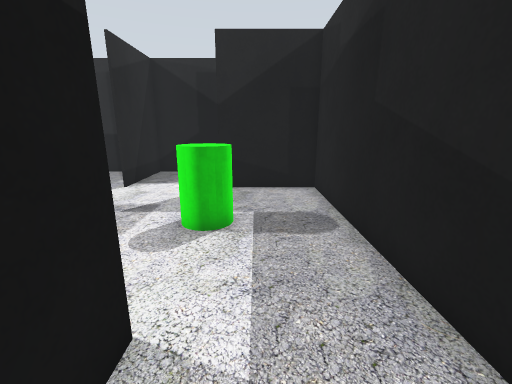
[1] (above)

17 first-person views from a walk through a robot-simulator world made for Gazebo. The camera is 1.2 m above the floor, tilts 14° down and sees 90° across. The floor is counted in squares, 0.5 m on a side. Each view is taken from the middle of a square. On the plan, view 1 faces up. The plan holds only what a view shows up to about 17 squares ahead; the rest is blank.

[2]
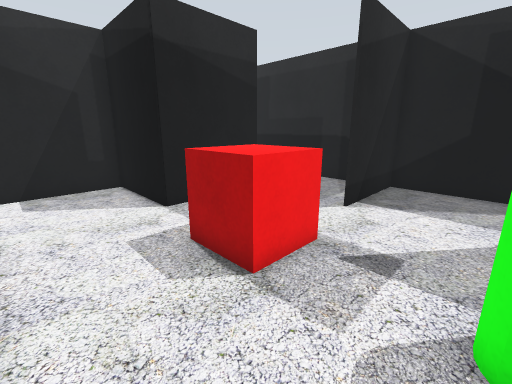

[3]
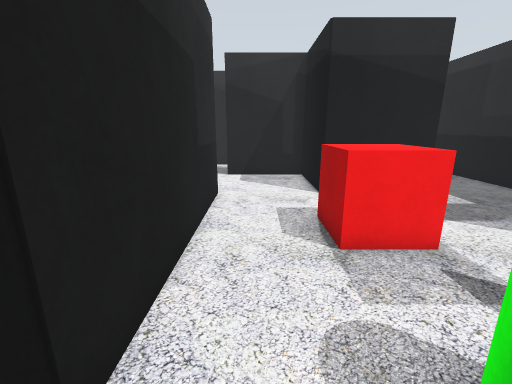

[4]
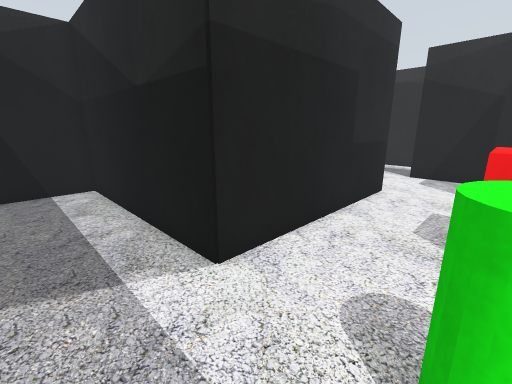

[5]
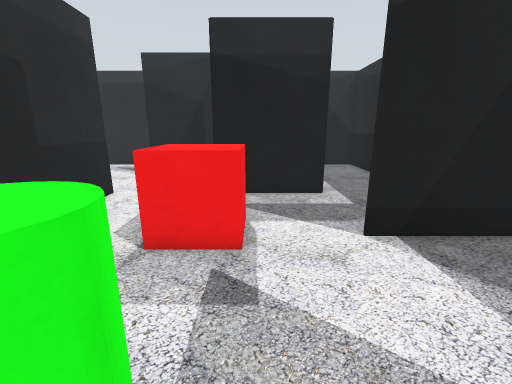

[6]
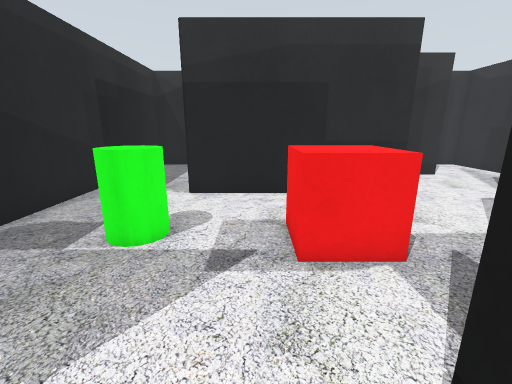

[7]
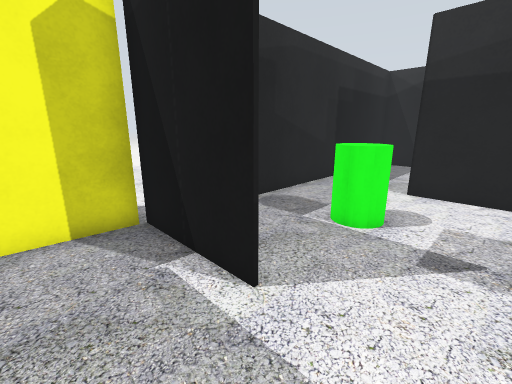

[8]
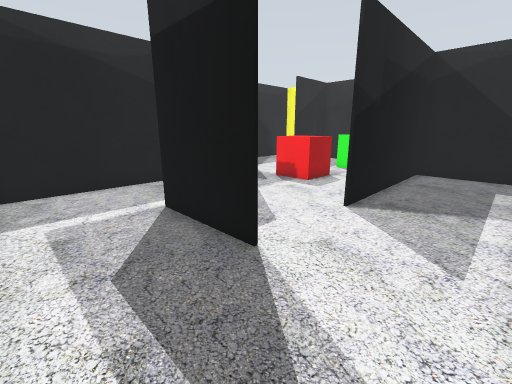

[9]
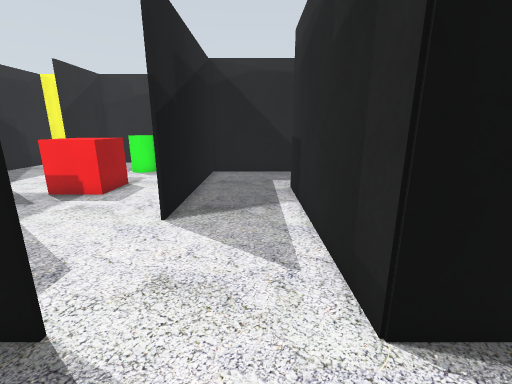

[10]
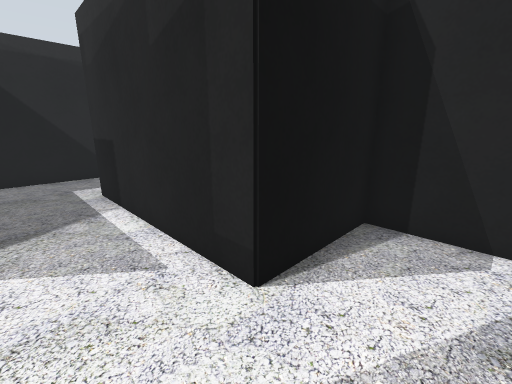

[11]
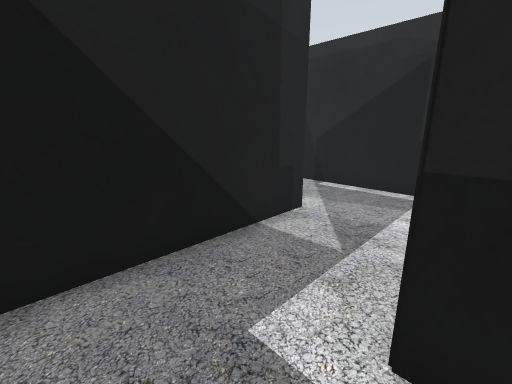

[12]
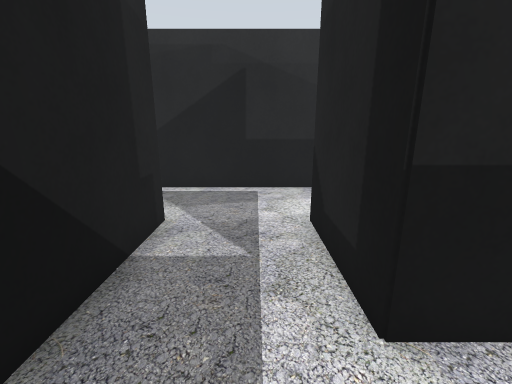

[13]
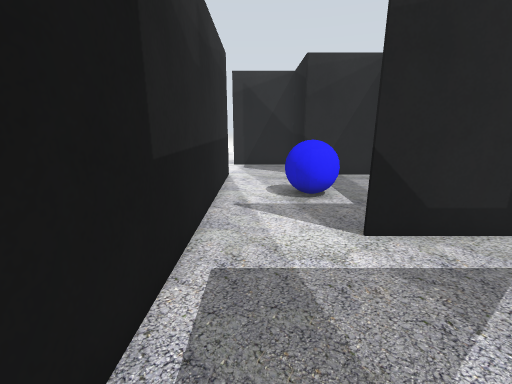

[14]
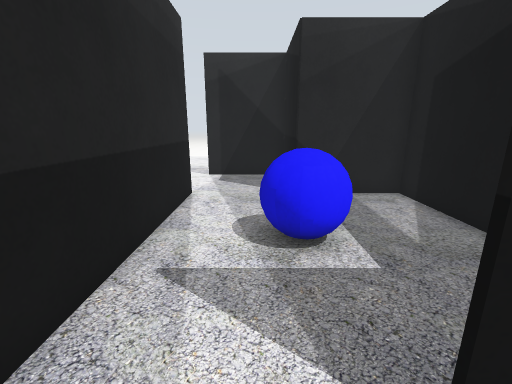

[15]
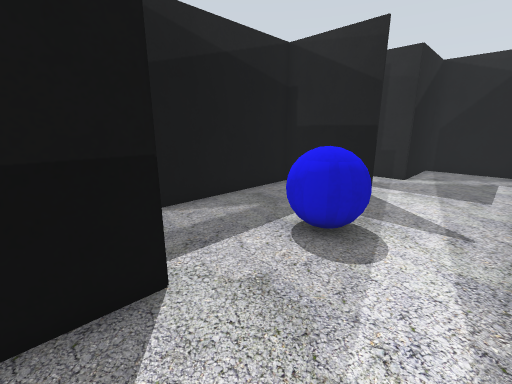

[16]
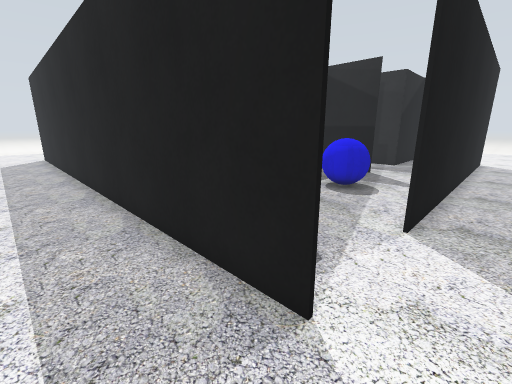

[17]
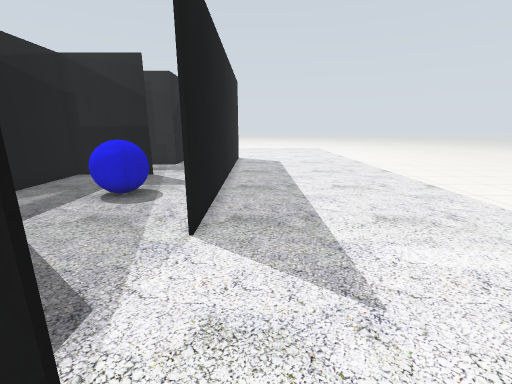

### Floor plan
Points are (right, up) in squares from view 1. A wall is a line through its corners. A room is listed if a view was taken in it or the views show most of it. See-through windows are left out.
Room 1 (views 1, 2, 3, 4, 5, 6, 7, 11, 12, 13, 14)
walls: (-9.6, 2.6) (-1.5, 2.6) (-1.5, -5.5) (2.5, -5.5); (-1.6, 10.5) (2.5, 10.5); (-9.4, 10.6) (-9.4, 6.5) (-13.4, 6.5) (-13.4, 2.5); (-13.5, -1.5) (-5.4, -1.5) (-5.4, -5.5); (-7.4, 14.5) (-17.5, 14.5) (-17.5, 12.6); (2.5, -5.6) (-1.6, -5.6) (-1.6, 2.4) (-9.5, 2.4); (1.9, 14.5) (-5.4, 14.5) (-5.4, 10.5); (-5.6, -9.4) (1.3, -9.4); (2.5, -9.1) (2.5, 10.4) (-1.5, 10.4)
ways out: opening at (-14, 0.5) to room 2; opening at (2, 12.5) to room 3; opening at (-6, -7.5) to room 4
objects: red box (-7, 6) to (-5, 7); green cylinder (-2, 6) to (-1, 7)
Room 2 (views 8, 9, 10)
walls: (-13.5, 2.4) (-13.5, 6.5); (-17.5, 2.1) (-17.5, -6); (-11.6, 10.4) (-17.3, 10.4); (-17.5, -5.5) (-13.5, -5.5) (-13.5, -1.5)
ways out: opening at (-14, 0.5) to room 1
Room 3 (views 15, 16, 17)
walls: (2.5, -9.6) (-13.5, -9.6); (-13.4, -5.6) (-17.5, -5.6); (-13.5, -9.4) (-12.5, -9.4); (-17.5, -6) (-17.5, -9.5); (-17.5, -9.6) (-17.5, 11.5)
ways out: opening at (2, 12.5) to room 1; opening at (-12.3, -8) to room 4
objects: yellow box (3, 11) to (3, 13)
Room 4 (no view inside)
walls: (-12.5, -9.4) (-5.6, -9.4); (-5.5, -5.6) (-5.5, -1.6) (-13.4, -1.6) (-13.4, -5.6)
ways out: opening at (-6, -7.5) to room 1; opening at (-12.3, -8) to room 3
objects: blue ball (-10, -7) to (-9, -5)

Positions as (right, up) in squares from view 1, and headings:
1: (0, 0), facing up
2: (-2, 3), facing up-left
3: (0, 4), facing left
4: (1, 6), facing down-left
5: (0, 8), facing left
6: (-4, 12), facing down
7: (-4, 13), facing down-right
8: (-17, -1), facing up-right
9: (-16, 0), facing right
10: (-16, 1), facing down-right
11: (-6, 1), facing down-right
12: (-4, 1), facing down
13: (0, -8), facing left
14: (-4, -7), facing left
15: (-15, -9), facing up-right
16: (-20, -11), facing up-right
17: (-19, -11), facing right
